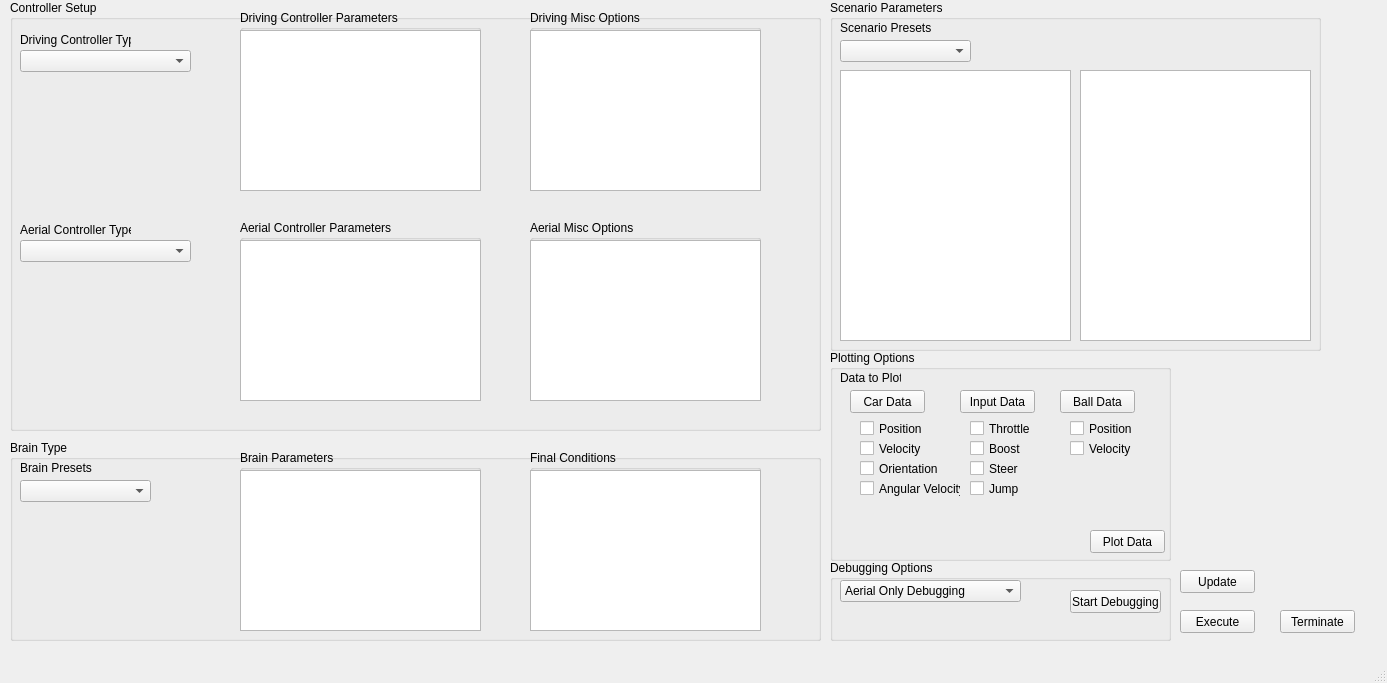
<?xml version="1.0" encoding="UTF-8"?>
<ui version="4.0">
 <class>DeepTootController</class>
 <widget class="QMainWindow" name="DeepTootController">
  <property name="geometry">
   <rect>
    <x>0</x>
    <y>0</y>
    <width>1387</width>
    <height>683</height>
   </rect>
  </property>
  <property name="windowTitle">
   <string>MainWindow</string>
  </property>
  <widget class="QWidget" name="centralwidget">
   <widget class="QGroupBox" name="InitialConditionsGroup">
    <property name="geometry">
     <rect>
      <x>830</x>
      <y>0</y>
      <width>491</width>
      <height>351</height>
     </rect>
    </property>
    <property name="title">
     <string>Scenario Parameters</string>
    </property>
    <widget class="QComboBox" name="comboBox_initialConditionsPresets">
     <property name="geometry">
      <rect>
       <x>10</x>
       <y>40</y>
       <width>131</width>
       <height>22</height>
      </rect>
     </property>
    </widget>
    <widget class="QLabel" name="label_initialConditions">
     <property name="geometry">
      <rect>
       <x>10</x>
       <y>20</y>
       <width>91</width>
       <height>16</height>
      </rect>
     </property>
     <property name="text">
      <string>Scenario Presets</string>
     </property>
    </widget>
    <widget class="QTableWidget" name="tableWidget_initialConditionsMiscOptions">
     <property name="geometry">
      <rect>
       <x>250</x>
       <y>70</y>
       <width>231</width>
       <height>271</height>
      </rect>
     </property>
    </widget>
    <widget class="QTableWidget" name="tableWidget_initialConditionsParameters">
     <property name="geometry">
      <rect>
       <x>10</x>
       <y>70</y>
       <width>231</width>
       <height>271</height>
      </rect>
     </property>
    </widget>
   </widget>
   <widget class="QPushButton" name="pushButton_execute">
    <property name="geometry">
     <rect>
      <x>1180</x>
      <y>610</y>
      <width>75</width>
      <height>23</height>
     </rect>
    </property>
    <property name="text">
     <string>Execute</string>
    </property>
   </widget>
   <widget class="QGroupBox" name="ControllerSetupGroup">
    <property name="geometry">
     <rect>
      <x>10</x>
      <y>0</y>
      <width>811</width>
      <height>431</height>
     </rect>
    </property>
    <property name="title">
     <string>Controller Setup</string>
    </property>
    <widget class="QGroupBox" name="ControllerParametersGroup">
     <property name="geometry">
      <rect>
       <x>230</x>
       <y>10</y>
       <width>241</width>
       <height>181</height>
      </rect>
     </property>
     <property name="title">
      <string>Driving Controller Parameters</string>
     </property>
     <widget class="QTableWidget" name="tableWidget_drivingParams">
      <property name="geometry">
       <rect>
        <x>0</x>
        <y>20</y>
        <width>241</width>
        <height>161</height>
       </rect>
      </property>
     </widget>
    </widget>
    <widget class="QGroupBox" name="MiscOptionsGroup">
     <property name="geometry">
      <rect>
       <x>520</x>
       <y>10</y>
       <width>231</width>
       <height>181</height>
      </rect>
     </property>
     <property name="title">
      <string>Driving Misc Options</string>
     </property>
     <widget class="QTableWidget" name="tableWidget_drivingMiscOptions">
      <property name="geometry">
       <rect>
        <x>0</x>
        <y>20</y>
        <width>231</width>
        <height>161</height>
       </rect>
      </property>
     </widget>
    </widget>
    <widget class="QComboBox" name="comboBox_drivingControllerType">
     <property name="geometry">
      <rect>
       <x>10</x>
       <y>50</y>
       <width>171</width>
       <height>22</height>
      </rect>
     </property>
    </widget>
    <widget class="QLabel" name="label_5">
     <property name="geometry">
      <rect>
       <x>10</x>
       <y>30</y>
       <width>111</width>
       <height>20</height>
      </rect>
     </property>
     <property name="text">
      <string>Driving Controller Type</string>
     </property>
    </widget>
    <widget class="QComboBox" name="comboBox_aerialControllerType">
     <property name="geometry">
      <rect>
       <x>10</x>
       <y>240</y>
       <width>171</width>
       <height>22</height>
      </rect>
     </property>
    </widget>
    <widget class="QLabel" name="label_6">
     <property name="geometry">
      <rect>
       <x>10</x>
       <y>220</y>
       <width>111</width>
       <height>20</height>
      </rect>
     </property>
     <property name="text">
      <string>Aerial Controller Type</string>
     </property>
    </widget>
    <widget class="QGroupBox" name="AerialMiscOptionsGroup">
     <property name="geometry">
      <rect>
       <x>520</x>
       <y>220</y>
       <width>231</width>
       <height>181</height>
      </rect>
     </property>
     <property name="title">
      <string>Aerial Misc Options</string>
     </property>
     <widget class="QTableWidget" name="tableWidget_aerialMiscOptions">
      <property name="geometry">
       <rect>
        <x>0</x>
        <y>20</y>
        <width>231</width>
        <height>161</height>
       </rect>
      </property>
     </widget>
    </widget>
    <widget class="QGroupBox" name="AerialControllerParametersGroup">
     <property name="geometry">
      <rect>
       <x>230</x>
       <y>220</y>
       <width>241</width>
       <height>181</height>
      </rect>
     </property>
     <property name="title">
      <string>Aerial Controller Parameters</string>
     </property>
     <widget class="QTableWidget" name="tableWidget_aerialParams">
      <property name="geometry">
       <rect>
        <x>0</x>
        <y>20</y>
        <width>241</width>
        <height>161</height>
       </rect>
      </property>
     </widget>
    </widget>
   </widget>
   <widget class="QGroupBox" name="groupBox_debuggingOptions">
    <property name="geometry">
     <rect>
      <x>830</x>
      <y>560</y>
      <width>341</width>
      <height>81</height>
     </rect>
    </property>
    <property name="title">
     <string>Debugging Options</string>
    </property>
    <widget class="QPushButton" name="pushButton_startDebugging">
     <property name="geometry">
      <rect>
       <x>240</x>
       <y>30</y>
       <width>91</width>
       <height>23</height>
      </rect>
     </property>
     <property name="text">
      <string>Start Debugging</string>
     </property>
    </widget>
    <widget class="QComboBox" name="comboBox">
     <property name="geometry">
      <rect>
       <x>10</x>
       <y>20</y>
       <width>181</width>
       <height>22</height>
      </rect>
     </property>
     <item>
      <property name="text">
       <string>Aerial Only Debugging</string>
      </property>
     </item>
     <item>
      <property name="text">
       <string>Driving Only Debugging</string>
      </property>
     </item>
     <item>
      <property name="text">
       <string>Debug Type 1</string>
      </property>
     </item>
     <item>
      <property name="text">
       <string>Debug Type 2</string>
      </property>
     </item>
    </widget>
   </widget>
   <widget class="QGroupBox" name="groupBox_plottingOptions">
    <property name="geometry">
     <rect>
      <x>830</x>
      <y>350</y>
      <width>341</width>
      <height>211</height>
     </rect>
    </property>
    <property name="title">
     <string>Plotting Options</string>
    </property>
    <widget class="QPushButton" name="pushButton_plotData">
     <property name="geometry">
      <rect>
       <x>260</x>
       <y>180</y>
       <width>75</width>
       <height>23</height>
      </rect>
     </property>
     <property name="text">
      <string>Plot Data</string>
     </property>
    </widget>
    <widget class="QCheckBox" name="checkBox_carPosition">
     <property name="geometry">
      <rect>
       <x>30</x>
       <y>70</y>
       <width>70</width>
       <height>17</height>
      </rect>
     </property>
     <property name="text">
      <string>Position</string>
     </property>
    </widget>
    <widget class="QCheckBox" name="checkBox_carVelocity">
     <property name="geometry">
      <rect>
       <x>30</x>
       <y>90</y>
       <width>70</width>
       <height>17</height>
      </rect>
     </property>
     <property name="text">
      <string>Velocity</string>
     </property>
    </widget>
    <widget class="QCheckBox" name="checkBox_carOrientation">
     <property name="geometry">
      <rect>
       <x>30</x>
       <y>110</y>
       <width>81</width>
       <height>17</height>
      </rect>
     </property>
     <property name="text">
      <string>Orientation</string>
     </property>
    </widget>
    <widget class="QLabel" name="label_4">
     <property name="geometry">
      <rect>
       <x>10</x>
       <y>20</y>
       <width>61</width>
       <height>16</height>
      </rect>
     </property>
     <property name="text">
      <string>Data to Plot</string>
     </property>
    </widget>
    <widget class="QCheckBox" name="checkBox_ballPosition">
     <property name="geometry">
      <rect>
       <x>240</x>
       <y>70</y>
       <width>70</width>
       <height>17</height>
      </rect>
     </property>
     <property name="text">
      <string>Position</string>
     </property>
    </widget>
    <widget class="QCheckBox" name="checkBox_ballVelocity">
     <property name="geometry">
      <rect>
       <x>240</x>
       <y>90</y>
       <width>70</width>
       <height>17</height>
      </rect>
     </property>
     <property name="text">
      <string>Velocity</string>
     </property>
    </widget>
    <widget class="QCheckBox" name="checkBox_9">
     <property name="geometry">
      <rect>
       <x>140</x>
       <y>90</y>
       <width>70</width>
       <height>17</height>
      </rect>
     </property>
     <property name="text">
      <string>Boost</string>
     </property>
    </widget>
    <widget class="QCheckBox" name="checkBox_inputThrottle">
     <property name="geometry">
      <rect>
       <x>140</x>
       <y>70</y>
       <width>70</width>
       <height>17</height>
      </rect>
     </property>
     <property name="text">
      <string>Throttle</string>
     </property>
    </widget>
    <widget class="QCheckBox" name="checkBox_inputSteer">
     <property name="geometry">
      <rect>
       <x>140</x>
       <y>110</y>
       <width>70</width>
       <height>17</height>
      </rect>
     </property>
     <property name="text">
      <string>Steer</string>
     </property>
    </widget>
    <widget class="QCheckBox" name="checkBox_carAngVel">
     <property name="geometry">
      <rect>
       <x>30</x>
       <y>130</y>
       <width>101</width>
       <height>17</height>
      </rect>
     </property>
     <property name="text">
      <string>Angular Velocity</string>
     </property>
    </widget>
    <widget class="QCheckBox" name="checkBox_inputJump">
     <property name="geometry">
      <rect>
       <x>140</x>
       <y>130</y>
       <width>70</width>
       <height>17</height>
      </rect>
     </property>
     <property name="text">
      <string>Jump</string>
     </property>
    </widget>
    <widget class="QPushButton" name="pushButton_selectCarData">
     <property name="geometry">
      <rect>
       <x>20</x>
       <y>40</y>
       <width>75</width>
       <height>23</height>
      </rect>
     </property>
     <property name="text">
      <string>Car Data</string>
     </property>
    </widget>
    <widget class="QPushButton" name="pushButton_selectInputData">
     <property name="geometry">
      <rect>
       <x>130</x>
       <y>40</y>
       <width>75</width>
       <height>23</height>
      </rect>
     </property>
     <property name="text">
      <string>Input Data</string>
     </property>
    </widget>
    <widget class="QPushButton" name="pushButton_selectBallData">
     <property name="geometry">
      <rect>
       <x>230</x>
       <y>40</y>
       <width>75</width>
       <height>23</height>
      </rect>
     </property>
     <property name="text">
      <string>Ball Data</string>
     </property>
    </widget>
   </widget>
   <widget class="QGroupBox" name="BrainTypeGroup">
    <property name="geometry">
     <rect>
      <x>10</x>
      <y>440</y>
      <width>811</width>
      <height>201</height>
     </rect>
    </property>
    <property name="title">
     <string>Brain Type</string>
    </property>
    <widget class="QComboBox" name="comboBox_brainPresets">
     <property name="geometry">
      <rect>
       <x>10</x>
       <y>40</y>
       <width>131</width>
       <height>22</height>
      </rect>
     </property>
     <property name="editable">
      <bool>false</bool>
     </property>
    </widget>
    <widget class="QLabel" name="label_brainPresets">
     <property name="geometry">
      <rect>
       <x>10</x>
       <y>20</y>
       <width>91</width>
       <height>16</height>
      </rect>
     </property>
     <property name="text">
      <string>Brain Presets</string>
     </property>
    </widget>
    <widget class="QGroupBox" name="BrainParametersGroup">
     <property name="geometry">
      <rect>
       <x>230</x>
       <y>10</y>
       <width>241</width>
       <height>181</height>
      </rect>
     </property>
     <property name="title">
      <string>Brain Parameters</string>
     </property>
     <widget class="QTableWidget" name="tableWidget_brainParams">
      <property name="geometry">
       <rect>
        <x>0</x>
        <y>20</y>
        <width>241</width>
        <height>161</height>
       </rect>
      </property>
     </widget>
    </widget>
    <widget class="QGroupBox" name="BrainMiscOptionsGroup">
     <property name="geometry">
      <rect>
       <x>520</x>
       <y>10</y>
       <width>231</width>
       <height>181</height>
      </rect>
     </property>
     <property name="title">
      <string>Final Conditions</string>
     </property>
     <widget class="QTableWidget" name="tableWidget_brainMiscOptions">
      <property name="geometry">
       <rect>
        <x>0</x>
        <y>20</y>
        <width>231</width>
        <height>161</height>
       </rect>
      </property>
     </widget>
    </widget>
   </widget>
   <widget class="QPushButton" name="pushButton_update">
    <property name="geometry">
     <rect>
      <x>1180</x>
      <y>570</y>
      <width>75</width>
      <height>23</height>
     </rect>
    </property>
    <property name="text">
     <string>Update</string>
    </property>
   </widget>
   <widget class="QPushButton" name="pushButton_terminate">
    <property name="geometry">
     <rect>
      <x>1280</x>
      <y>610</y>
      <width>75</width>
      <height>23</height>
     </rect>
    </property>
    <property name="text">
     <string>Terminate</string>
    </property>
   </widget>
  </widget>
  <widget class="QMenuBar" name="menubar">
   <property name="geometry">
    <rect>
     <x>0</x>
     <y>0</y>
     <width>1387</width>
     <height>21</height>
    </rect>
   </property>
  </widget>
  <widget class="QStatusBar" name="statusbar"/>
 </widget>
 <tabstops>
  <tabstop>checkBox_carOrientation</tabstop>
  <tabstop>checkBox_carVelocity</tabstop>
  <tabstop>tableWidget_drivingMiscOptions</tabstop>
  <tabstop>pushButton_plotData</tabstop>
  <tabstop>checkBox_carPosition</tabstop>
  <tabstop>comboBox_initialConditionsPresets</tabstop>
  <tabstop>comboBox_brainPresets</tabstop>
  <tabstop>comboBox_aerialControllerType</tabstop>
  <tabstop>comboBox_drivingControllerType</tabstop>
  <tabstop>comboBox</tabstop>
  <tabstop>pushButton_startDebugging</tabstop>
  <tabstop>checkBox_ballPosition</tabstop>
  <tabstop>checkBox_ballVelocity</tabstop>
  <tabstop>checkBox_9</tabstop>
  <tabstop>checkBox_inputThrottle</tabstop>
  <tabstop>checkBox_inputSteer</tabstop>
  <tabstop>checkBox_carAngVel</tabstop>
  <tabstop>checkBox_inputJump</tabstop>
  <tabstop>pushButton_selectCarData</tabstop>
  <tabstop>pushButton_selectInputData</tabstop>
  <tabstop>pushButton_selectBallData</tabstop>
  <tabstop>pushButton_execute</tabstop>
 </tabstops>
 <resources/>
 <connections/>
</ui>
